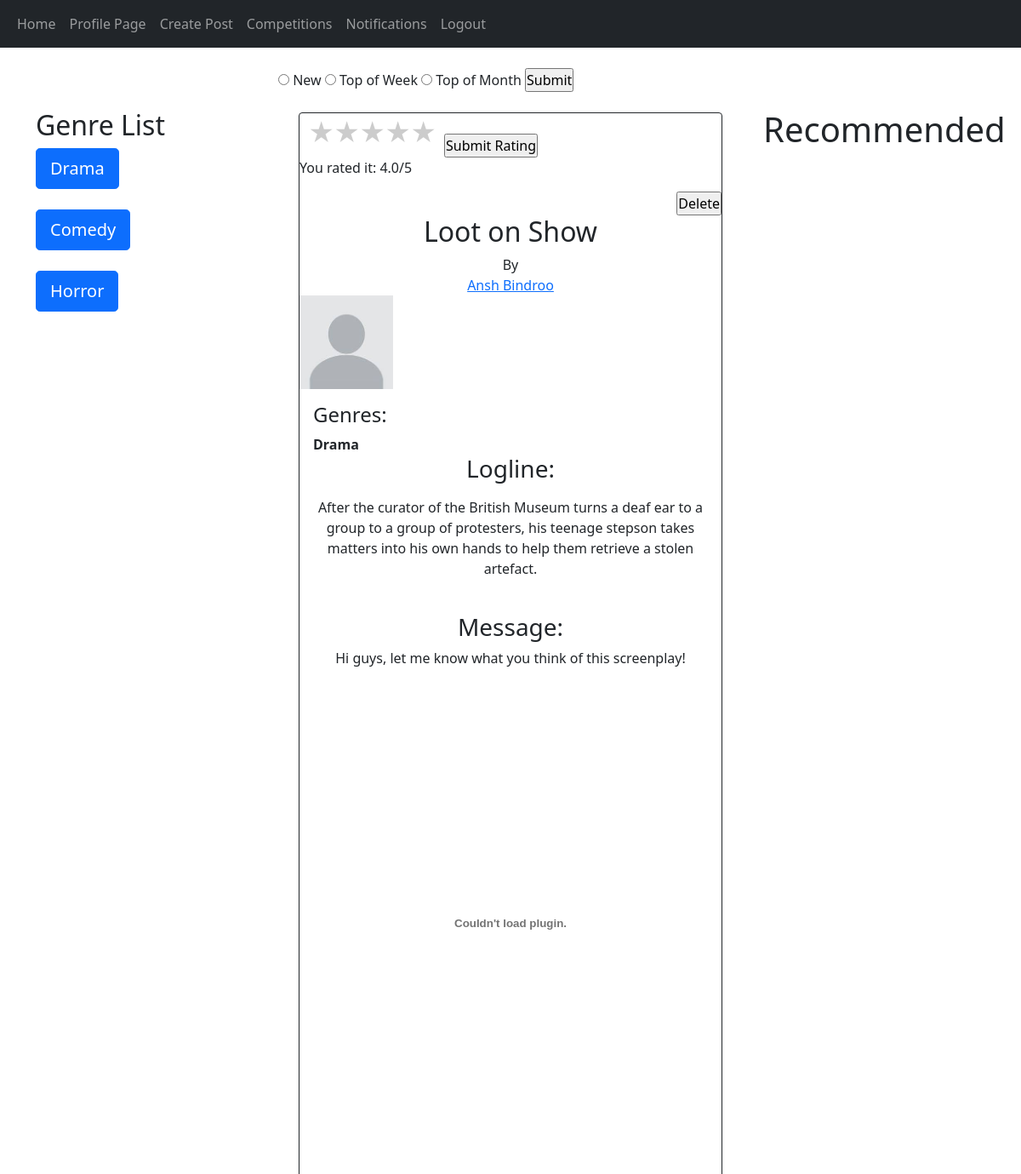
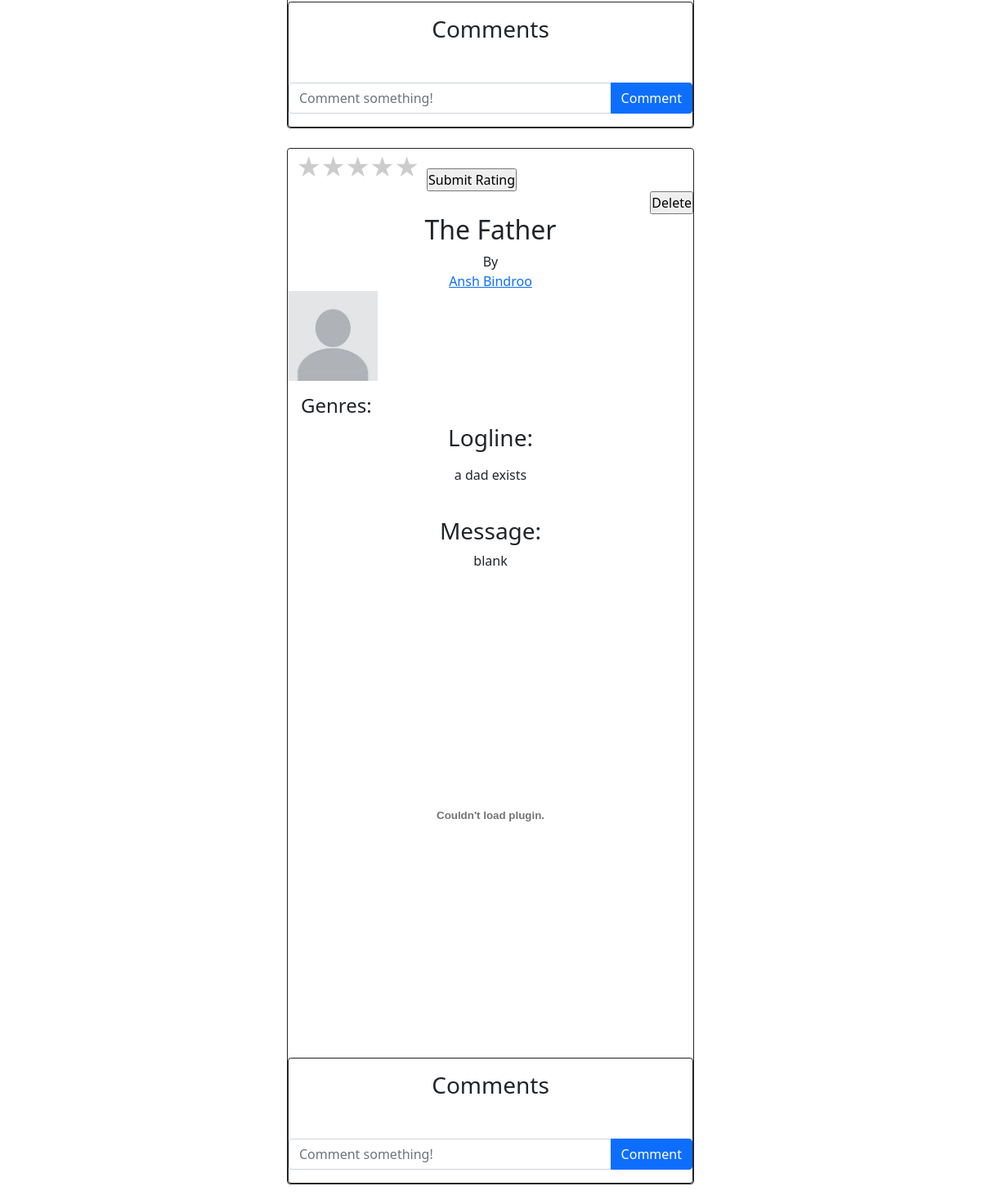
The page /home (signed in) on the database its author committed (2 pictures, top to bottom).
### website/models.py (models this page shows)
class Screenplays(db.Model):
    __tablename__ = "Screenplays"
    scriptid = db.Column(db.Integer, primary_key=True)
    writerid = db.Column(db.Integer, db.ForeignKey('Screenwriters.writerid', ondelete="CASCADE"), nullable=False)
    title = db.Column(db.String(300))
    logline = db.Column(db.String(165))
    message = db.Column(db.Text)
    screenplay = db.Column(db.String(300))
    fullfile = db.Column(db.String(300))
    data_created = db.Column(db.DateTime(timezone=True), default=func.now())
    avgrating = db.Column(db.Float)
    scripts = db.relationship('Notifications', backref="script", passive_deletes=True)
    scriptscommented = db.relationship('Comments', backref="script", passive_deletes=True)
    liked = db.relationship('LikedScreenplays', backref="script", passive_deletes=True)

class LikedScreenplays(db.Model):
    __tablename__ = "LikedScreenplays"
    writerid = db.Column(db.Integer, db.ForeignKey('Screenwriters.writerid'), primary_key=True)
    scriptid = db.Column(db.Integer, db.ForeignKey('Screenplays.scriptid'), primary_key=True)
    title = db.Column(db.String(300))
    rating = db.Column(db.Float)

class Users(db.Model, UserMixin):
    __tablename__ = "Users"
    id = db.Column(db.Integer, primary_key=True)
    email = db.Column(db.String(150), unique=True)
    username = db.Column(db.String(150), unique=True)
    forename = db.Column(db.String(75), unique=True)
    surname = db.Column(db.String(75))
    password = db.Column(db.String(150))
    date_created = db.Column(db.DateTime(timezone=True), default=func.now())
    accounttype = db.Column(db.Integer)
    profilepic = db.Column(db.String(), nullable=True)
    biography = db.Column(db.Text)
    writers = db.relationship('Screenwriters', backref="user", passive_deletes=True)
    producers = db.relationship('Producers', backref="user", passive_deletes=True)

class ScriptHas(db.Model):
    __tablename__ = "ScriptHas"
    scriptid = db.Column(db.Integer, db.ForeignKey('Screenplays.scriptid'), primary_key=True)
    genreid = db.Column(db.Integer, db.ForeignKey('Genres.genreid'), primary_key=True)

class Genres(db.Model):
    __tablename__ = "Genres"
    genreid = db.Column(db.Integer, primary_key=True)
    genre = db.Column(db.String(50))
    genres = db.relationship('ScriptHas', backref="has")
    genres2 = db.relationship('CompHas', backref="has")

### website/views.py (the view, shortened to what this page needs)
@views.route("/")
@views.route("/home", methods=['GET', 'POST'])
@login_required
def home():
    if current_user.accounttype == 1:
        recs = GiveReccomendations(current_user.id)
    posts = Screenplays.query.all()
    comments = Comments.query.all()
    scripthas = ScriptHas.query.all()
    likes = LikedScreenplays.query.all()
    return flask.render_template("home.html", user=current_user, posts=posts, comments=comments, scripthas=scripthas, recs=recs, likes=likes)

### website/templates/home.html (shortened to what this page needs)
{% extends "base.html" %} {% block title %}Home{% endblock %} {% block content%}
<!DOCTYPE html>
<html lang="en">
<head>
</head>
<body>
    <div class="row">
        <div style="text-align:left" class="col-3">
            <br><br>
            <h2>Genre List</h2>
            <form action="/home" method="POST">
                <button name="genre" value="1" class="btn btn-primary btn-lg">Drama</button><br><br>
                <button name="genre" value="2" class="btn btn-primary btn-lg">Comedy</button><br><br>
                <button name="genre" value="3" class="btn btn-primary btn-lg">Horror</button><br><br>
            </form>
        </div>
        <div class="col-6">
            <form action="/home" method='POST'>
                <input type="radio" name="sorted" id="new" value="New"></input>
                <label for="new">New</label>
                <input type="radio" name="sorted" id="week" value="Top of Week"></input>
                <label for="week">Top of Week</label>
                <input type="radio" name="sorted" id="month" value="Top of Month"></input>
                <label for="month">Top of Month</label>
                <input type="submit" value="Submit">
            </form>
            <br>
            <div id="posts" class="container" style="text-align:center">
            {% if posts %}
                {% for post in posts %}
                <div class="card border-dark">
                        {% if user.accounttype == 1 %}
                        <div style="text-align:left">
                            <form method = "POST" action="/rate/{{post.scriptid}}">
                                <div class="rate">
                                    <label for="star5" title="text">5 stars</label>
                                    <label for="star4" title="text">4 stars</label>
                                    <label for="star3" title="text">3 stars</label>
                                    <label for="star2" title="text">2 stars</label>
                                    <label for="star1" title="text">1 star</label>
                                </div>
                                <br>
                                <div style="text-align:left">
                                    <input type="submit" value="Submit Rating">
                                </div>
                            </form>
                            {% endif %}
                            {% if user.accounttype == 1 %}
                                {% for like in likes %}
                                    {% if (like.writer.user.id == user.id) and (like.script.scriptid == post.scriptid) %}
                                        <p>You rated it: {{like.rating}}/5</p>
                                    {% endif %}
                                {% endfor %}
                            {% endif %}
                        </div>
                        {% if user.id == post.writer.user.id %}
                        <div style="text-align:right">
                            <form action = /delete-post/{{post.scriptid}} method="POST">
                                <input type="submit" value="Delete">
                            </form>
                        </div>
                        {% endif %}
                        <h2>{{post.title}}</h2>
                        By<a href="/profilepage/{{post.writer.user.id}}">{{post.writer.user.username}}</a>
                        {% if post.writer.user.profilepic %}
                        <img src="{{ url_for('static', filename='images/'+ post.writer.user.profilepic) }}" width = "110px" height = "110px" alt="Profile picture">
                        {% else %}
                        <img src="/static/images/default.jpg" alt="Default profile picture" width = "110px" height = "110px">
                        {% endif %}
                        <div class="card-body">
                            <div style="text-align:left">
                            <h4>Genres:</h4>
                            {% for script in scripthas %}
                                {% if script.scriptid == post.scriptid %}
                                    <b>{{script.has.genre}}</b><br>
                                {% endif %}
                            {% endfor %}
                        </div>
                            <h3>Logline:</h3>
                            <p><div class="card-text">{{post.logline}}</div></p>
                            <br>
                            <h3>Message:</h3>
                            {{post.message}}
                            <br>
                            <br>
                            <embed style="text-align: center;" src="{{url_for('static', filename='images/'+ post.screenplay)}}#toolbar=0" width = "100%" height = "550px%">
                        </div>
                        {% if user.accounttype == 1 %}
                        <div class="card border-dark">
                            <div class="card-body">
                            <h3>Comments</h3>
                            </div>
                            <br>
                            <form class="input-group mb-3"method="POST" action="/create-comment/{{post.scriptid}}">
                                <input type="text" id="text" name="text" class="form-control" placeholder="Comment something!"/>
                                <button type="submit" class="btn btn-primary">Comment</button>
                            </form>
                        </div>
                        {% endif %}
                </div>
                <br>
                    {% endfor %}
            {% else %}
            <h1>No posts available</h1>
            {% endif %}
            </div>
        </div>
        <div class="col-3">
            <br>
            <br>
            <h1>Recommended</h1>
        </div>
    </div>
</body>
</html>
{% endblock %}

### website/templates/base.html (shortened to what this page needs)
<!DOCTYPE html>
<html lang="en">
  <head>
    <link
      href="https://cdn.jsdelivr.net/npm/bootstrap@5.0.2/dist/css/bootstrap.min.css"
      rel="stylesheet"
    />
  </head>
  <body>
    <nav class="navbar navbar-expand-lg navbar-dark bg-dark">
      <div class="container-fluid">
        <div class="collapse navbar-collapse" id="navbar">
          <div class="navbar-nav">
            <a class="nav-item nav-link" href="/home">Home</a>
            {% if user.is_authenticated %}
            <a class="nav-item nav-link" href="/profilepage/{{user.id}}">Profile Page</a>
            <a class="nav-item nav-link" href="/post">Create Post</a>
            <a class="nav-item nav-link" href="/competitions">Competitions</a>
            <a class="nav-item nav-link" href="/notifications/{{user.id}}">Notifications</a>
            <a class="nav-item nav-link" href="/logout">Logout</a>
            {% else %}
            <a class="nav-item nav-link" href="/login">Login</a>
            <a class="nav-item nav-link" href="/sign-up">Sign Up</a>
            {% endif %}
          </div>
        </div>
      </div>
    </nav>
    <br>
    <div class="container">{% block content %}{% endblock %}</div>
  </body>
</html>

### website/templates/home.html (style rules this page uses)
* { margin: 0; padding: 0; }
.rate { float: left; height: 46px; padding: 0 10px; }
.rate:not(:checked) > label { float:right; width:1em; overflow:hidden; white-space:nowrap; cursor:pointer; font-size:30px; color:#ccc; }
.rate:not(:checked) > label:before { content: '★ '; }

### rows shown on the page
Screenplays: title "Loot on Show", writer.user.username "Ansh Bindroo", logline "After the curator of the British Museum turns a deaf ear to a group to a group of protesters, his teenage stepson takes matters into his own hands to help them retrieve a stolen artefact.", message "Hi guys, let me know what you think of this screenplay!"
LikedScreenplays: rating "4.0"
ScriptHas: has.genre "Drama"
Screenplays: title "The Father", writer.user.username "Ansh Bindroo", logline "a dad exists", message "blank"
